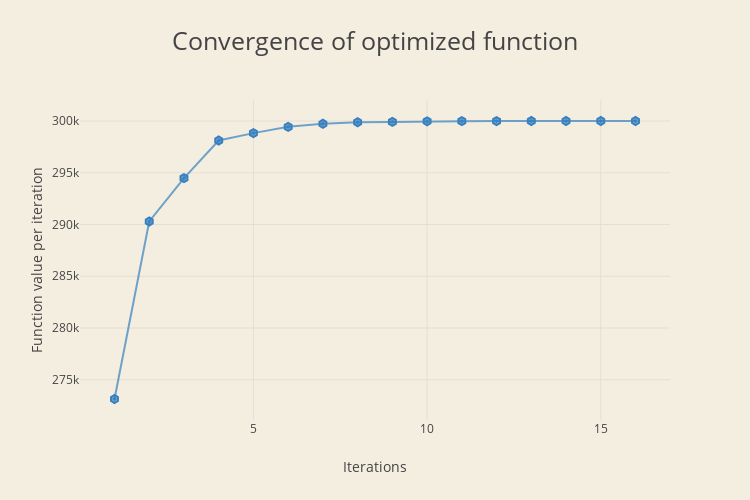
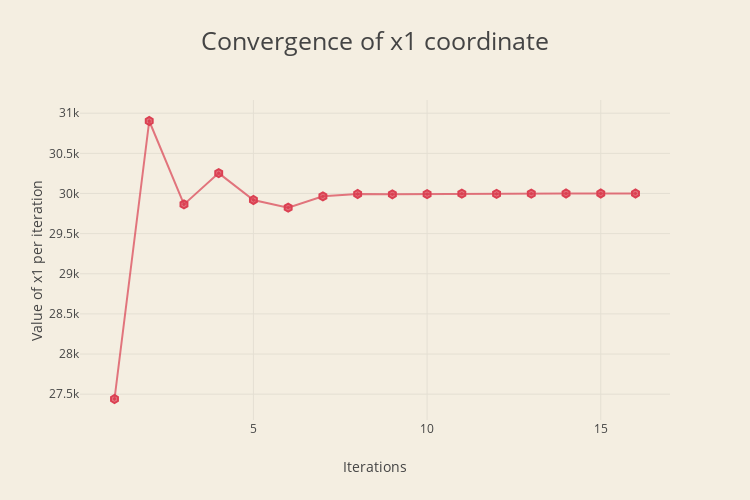
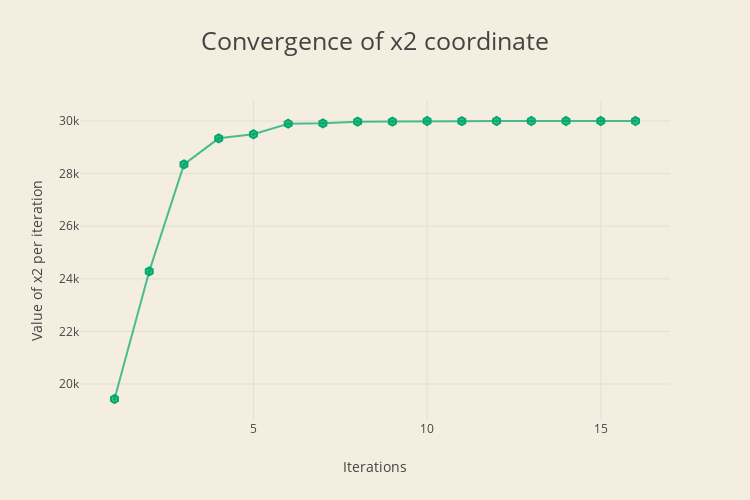
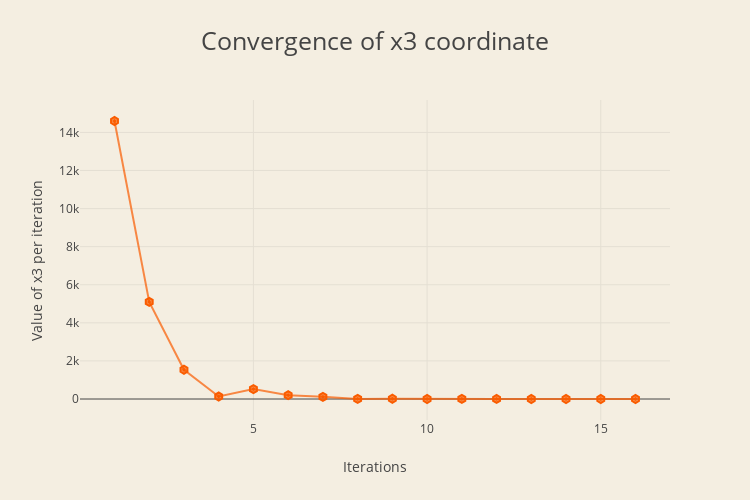

Write notebook code for charts like these, in order.
### Code cell
labels = list(range(1, len(lp_model.scores_after_iterations) + 1))

make_plot(labels, 
          lp_model.scores_after_iterations, 
          'Iterations', 
          'Function value per iteration', 
          'Convergence of optimized function', 
          'rgba(55, 128, 191, 0.7)', 
          'rgba(55, 128, 191, 1.0)')

make_plot(labels, 
          lp_model.point_after_iterations[0], 
          'Iterations', 
          'Value of x1 per iteration', 
          'Convergence of x1 coordinate', 
          'rgba(219, 64, 82, 0.7)', 
          'rgba(219, 64, 82, 1.0)')

make_plot(labels, 
          lp_model.point_after_iterations[1], 
          'Iterations', 
          'Value of x2 per iteration', 
          'Convergence of x2 coordinate', 
          'rgba(0, 168, 107, 0.7)', 
          'rgba(0, 168, 107, 1.0)')

make_plot(labels, 
          lp_model.point_after_iterations[2], 
          'Iterations', 
          'Value of x3 per iteration', 
          'Convergence of x3 coordinate', 
          'rgba(250, 92, 0, 0.7)', 
          'rgba(250, 92, 0, 1.0)')

make_plot(labels, 
          lp_model.point_after_iterations[3], 
          'Iterations', 
          'Value of x4 per iteration', 
          'Convergence of x4 coordinate', 
          'rgba(55, 128, 191, 0.7)', 
          'rgba(55, 128, 191, 1.0)')

### Figure 1 — Plotly figure (JSON) as saved in the notebook; plotly's stock layout.template omitted (floating-point values rounded to 4 significant figures)
{"data": [{"marker": {"color": "rgba(55, 128, 191, 0.7)", "line": {"color": "rgba(55, 128, 191, 1.0)", "width": 2}, "size": 8, "symbol": "hexagon-dot"}, "mode": "lines+markers", "name": "Function value per iteration", "type": "scatter", "x": [1, 2, 3, 4, 5, 6, 7, 8, 9, 10, 11, 12, 13, 14, 15, 16], "y": [273143, 290292, 294482, 298118, 298830, 299437, 299731, 299880, 299915, 299972, 299981, 299992, 299998, 300000, 300000, 300000]}], "layout": {"barmode": "stack", "height": 500, "paper_bgcolor": "rgb(244, 238, 225)", "plot_bgcolor": "rgb(244, 238, 225)", "title": "Convergence of optimized function", "titlefont": {"size": 25}, "width": 750, "xaxis": {"title": "Iterations"}, "yaxis": {"anchor": "x", "title": "Function value per iteration"}}}

### Figure 2 — Plotly figure (JSON) as saved in the notebook; plotly's stock layout.template omitted (floating-point values rounded to 4 significant figures)
{"data": [{"marker": {"color": "rgba(219, 64, 82, 0.7)", "line": {"color": "rgba(219, 64, 82, 1.0)", "width": 2}, "size": 8, "symbol": "hexagon-dot"}, "mode": "lines+markers", "name": "Value of x1 per iteration", "type": "scatter", "x": [1, 2, 3, 4, 5, 6, 7, 8, 9, 10, 11, 12, 13, 14, 15, 16], "y": ["27440", "30903", "29864", "30254", "29919", "29824", "29965", "29994", "29990", "29993", "29999", "29995", "29998", "30000", "30000", "30000"]}], "layout": {"barmode": "stack", "height": 500, "paper_bgcolor": "rgb(244, 238, 225)", "plot_bgcolor": "rgb(244, 238, 225)", "title": "Convergence of x1 coordinate", "titlefont": {"size": 25}, "width": 750, "xaxis": {"title": "Iterations"}, "yaxis": {"anchor": "x", "title": "Value of x1 per iteration"}}}

### Figure 3 — Plotly figure (JSON) as saved in the notebook; plotly's stock layout.template omitted (floating-point values rounded to 4 significant figures)
{"data": [{"marker": {"color": "rgba(0, 168, 107, 0.7)", "line": {"color": "rgba(0, 168, 107, 1.0)", "width": 2}, "size": 8, "symbol": "hexagon-dot"}, "mode": "lines+markers", "name": "Value of x2 per iteration", "type": "scatter", "x": [1, 2, 3, 4, 5, 6, 7, 8, 9, 10, 11, 12, 13, 14, 15, 16], "y": ["19429", "24281", "28351", "29342", "29497", "29898", "29913", "29977", "29978", "30000", "29994", "30001", "30001", "30000", "30000", "30000"]}], "layout": {"barmode": "stack", "height": 500, "paper_bgcolor": "rgb(244, 238, 225)", "plot_bgcolor": "rgb(244, 238, 225)", "title": "Convergence of x2 coordinate", "titlefont": {"size": 25}, "width": 750, "xaxis": {"title": "Iterations"}, "yaxis": {"anchor": "x", "title": "Value of x2 per iteration"}}}

### Figure 4 — Plotly figure (JSON) as saved in the notebook; plotly's stock layout.template omitted (floating-point values rounded to 4 significant figures)
{"data": [{"marker": {"color": "rgba(250, 92, 0, 0.7)", "line": {"color": "rgba(250, 92, 0, 1.0)", "width": 2}, "size": 8, "symbol": "hexagon-dot"}, "mode": "lines+markers", "name": "Value of x3 per iteration", "type": "scatter", "x": [1, 2, 3, 4, 5, 6, 7, 8, 9, 10, 11, 12, 13, 14, 15, 16], "y": ["14599", "5098", "1536", "130", "520", "199", "115", "6", "13", "0", "7", "2", "0", "0", "0", "0"]}], "layout": {"barmode": "stack", "height": 500, "paper_bgcolor": "rgb(244, 238, 225)", "plot_bgcolor": "rgb(244, 238, 225)", "title": "Convergence of x3 coordinate", "titlefont": {"size": 25}, "width": 750, "xaxis": {"title": "Iterations"}, "yaxis": {"anchor": "x", "title": "Value of x3 per iteration"}}}
